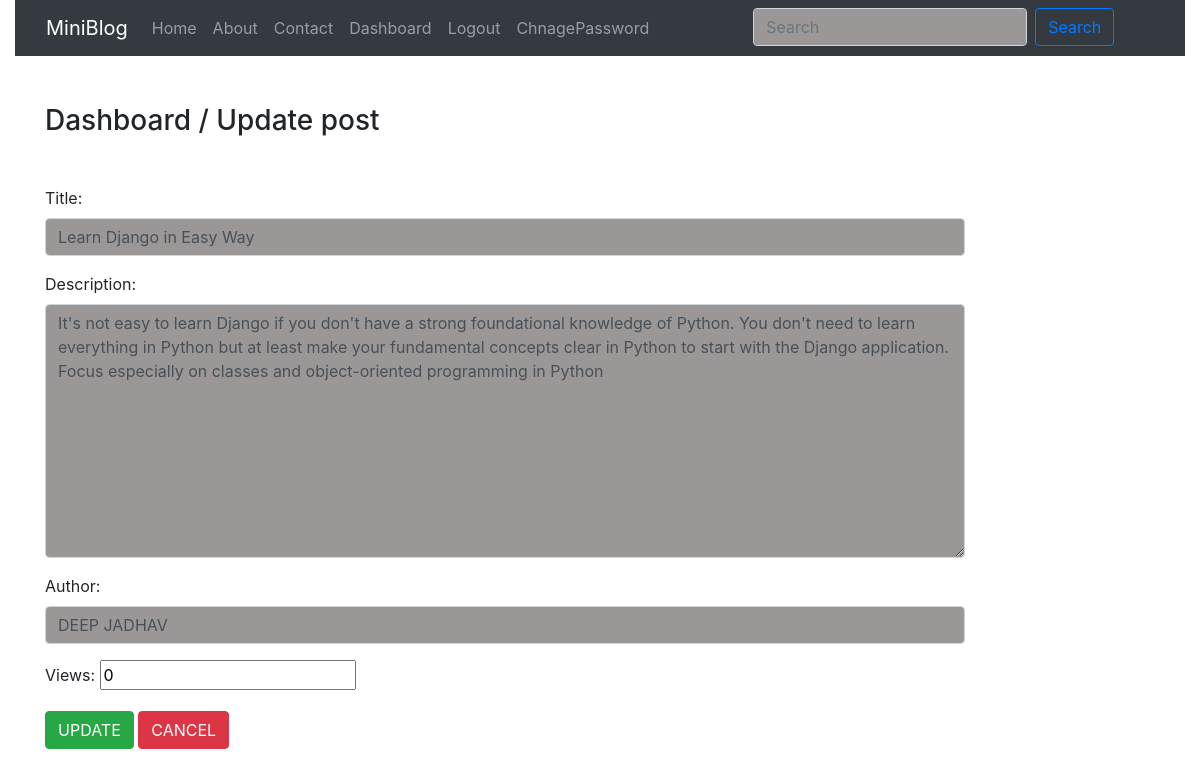
Screenshot of /editpost/1 (signed in) with the database file from the repository.
### blog/models.py (models this page shows)
class Post(models.Model):
    title = models.CharField(max_length=150)
    desc = models.TextField()
    author = models.CharField(max_length=50)
    views = models.IntegerField(default=0)
    date_added=models.DateTimeField(auto_now_add=True)
    date_updated=models.DateTimeField(auto_now=True)

### blog/views.py (the view)
# urls.py: path('editpost/<int:editid>',updatepost,name='editpost'),
def updatepost(request,editid):
    if request.user.is_authenticated:
        obj = Post.objects.get(id=editid)
        if request.method == 'POST':
            form = PostForm(request.POST,instance=obj) # instace=id if we wont use it willcreate new entry
            if form.is_valid():
                form.save()
                messages.success(request,"data upated succesfully")
                return HttpResponseRedirect('/dashboard/')
        else:
            form = PostForm(instance=obj)
        return render(request,'updatepost.html',{'form':form})
    else:
        return HttpResponseRedirect('/login/')

### blog/forms.py
class PostForm(forms.ModelForm):
    class Meta:
        model = Post
        fields = '__all__'
        labels = {'title':'Title','author':'Author','desc':'Description'}
        widgets = {'title':forms.TextInput(attrs={'class':'form-control'}),'author':forms.TextInput(attrs={'class':'form-control'}),
                   'desc':forms.Textarea(attrs={'class':'form-control'}),}

### blog/templates/updatepost.html (shortened to what this page needs)
{% extends 'base.html' %}
{% load static %}
{% block content %}
<div class="col-sm-10">
    <h3 class=" my-5">Dashboard / Update post</h3>
    <form action="" method="POST">
        {{form.as_p}}
        <input type="submit" value="UPDATE" class="btn btn-success" name="" id="">
        <input type="submit" value="CANCEL" class="btn btn-danger" name="" id="">
    </form>
</div>
{% endblock content %}

### blog/static/css/style.css (style rules this page uses)
.form-control { background-color: rgb(155, 151, 151); }

### rows the page displays
Post: title "Learn Django in Easy Way", desc "It's not easy to learn Django if you don't have a strong foundational knowledge of Python. You don't need to learn everything in Python but at least make your fundamental concepts clear in Python to start with the Django application. Focus especially on classes and object-oriented programming in Python", author "DEEP JADHAV", views "0"
